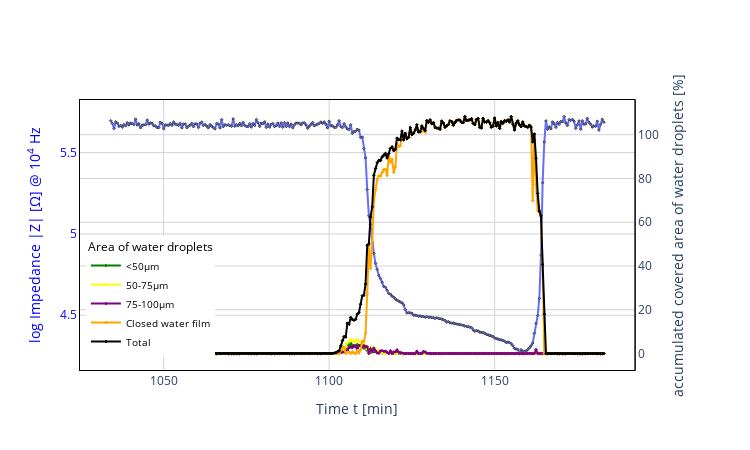

The cell this chart's notebook holds for it:
### Markdown cell above
## ewdata

### Code cell
import pandas as pd
# from utils.data_viz import plot_ewdata

df = pd.read_excel(r"C:\Users\HAU4SI\Desktop\project\library\tmp\p32nsrc_c10_gt.xlsx")

fig = plot_ewdata(df, metatitle=None)

fig.show()

### Figure 1 — Plotly figure (JSON) as saved in the notebook; plotly's stock layout.template omitted (floating-point values rounded to 4 significant figures; data arrays with more than 128 entries replaced by an {"elided": "..."} marker saying what was removed)
{"data": [{"marker": {"line": {"width": 1}, "size": 2, "symbol": "diamond"}, "mode": "lines+markers", "name": "log Impedance |Z|", "showlegend": false, "type": "scatter", "x": {"elided": "299 float values"}, "xaxis": "x", "y": {"elided": "299 float values"}, "yaxis": "y"}, {"marker": {"color": "green", "line": {"color": "green", "width": 1}, "size": 2, "symbol": "diamond"}, "mode": "lines+markers", "name": "<50µm", "type": "scatter", "x": {"elided": "299 float values"}, "xaxis": "x", "y": {"elided": "299 float values"}, "yaxis": "y2"}, {"marker": {"color": "yellow", "line": {"color": "yellow", "width": 1}, "size": 2, "symbol": "diamond"}, "mode": "lines+markers", "name": "50-75µm", "type": "scatter", "x": {"elided": "299 float values"}, "xaxis": "x", "y": {"elided": "299 float values"}, "yaxis": "y2"}, {"marker": {"color": "purple", "line": {"color": "purple", "width": 1}, "size": 2, "symbol": "diamond"}, "mode": "lines+markers", "name": "75-100µm", "type": "scatter", "x": {"elided": "299 float values"}, "xaxis": "x", "y": {"elided": "299 float values"}, "yaxis": "y2"}, {"marker": {"color": "orange", "line": {"color": "orange", "width": 1}, "size": 2, "symbol": "diamond"}, "mode": "lines+markers", "name": "Closed water film", "type": "scatter", "x": {"elided": "299 float values"}, "xaxis": "x", "y": {"elided": "299 float values"}, "yaxis": "y2"}, {"marker": {"color": "black", "line": {"color": "black", "width": 1}, "size": 2, "symbol": "diamond"}, "mode": "lines+markers", "name": "Total", "type": "scatter", "x": {"elided": "299 float values"}, "xaxis": "x", "y": {"elided": "299 float values"}, "yaxis": "y2"}], "layout": {"height": 450, "legend": {"font": {"color": "black", "size": 10}, "title": {"text": "Area of water droplets"}, "x": 0.01, "xanchor": "left", "y": 0.05, "yanchor": "bottom"}, "paper_bgcolor": "rgba(255,255,255,255)", "plot_bgcolor": "rgba(255,255,255,255)", "title": {"font": {"size": 24}, "x": 0.5, "xanchor": "center", "y": 0.85, "yanchor": "top"}, "width": 750, "xaxis": {"anchor": "y", "domain": [0, 0.94], "gridcolor": "lightgray", "linecolor": "black", "linewidth": 1, "mirror": true, "showline": true, "title": {"text": "Time t [min]"}, "zeroline": false}, "yaxis": {"anchor": "x", "domain": [0, 1], "dtick": 0.5, "gridcolor": "lightgray", "linecolor": "black", "linewidth": 1, "mirror": true, "showline": true, "tickfont": {"color": "blue"}, "title": {"font": {"color": "blue"}, "text": "log Impedance |Z| [Ω] @ 10<sup>4</sup> Hz"}}, "yaxis2": {"anchor": "x", "gridcolor": "lightgray", "linecolor": "black", "linewidth": 1, "mirror": true, "overlaying": "y", "showline": true, "side": "right", "title": {"text": "accumulated covered area of water droplets [%]"}}}}
